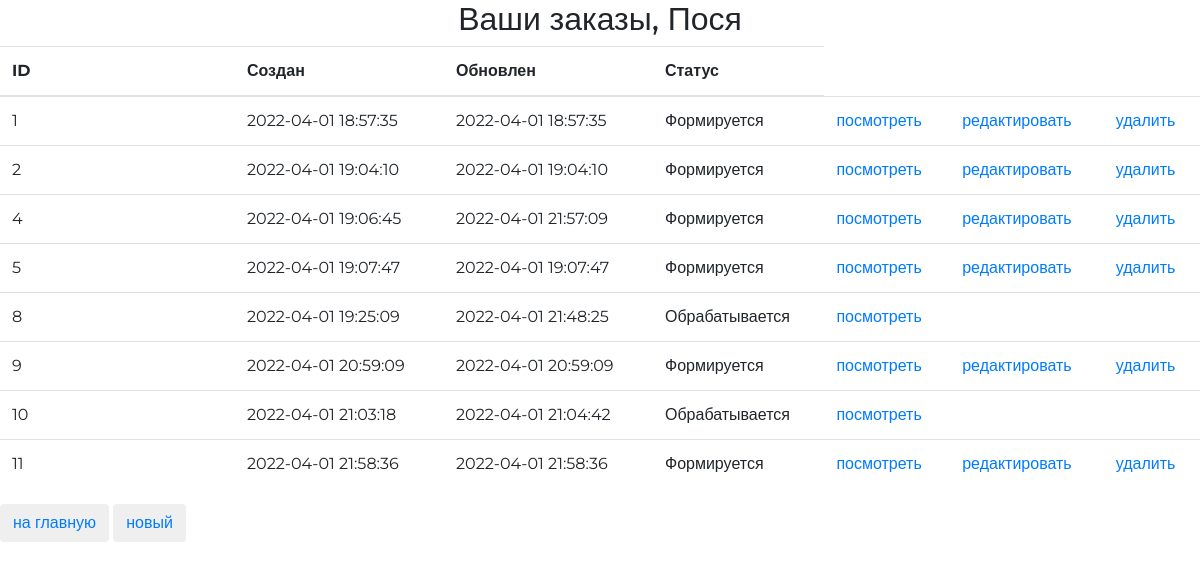
The app's page /orders/ (signed in), older data.
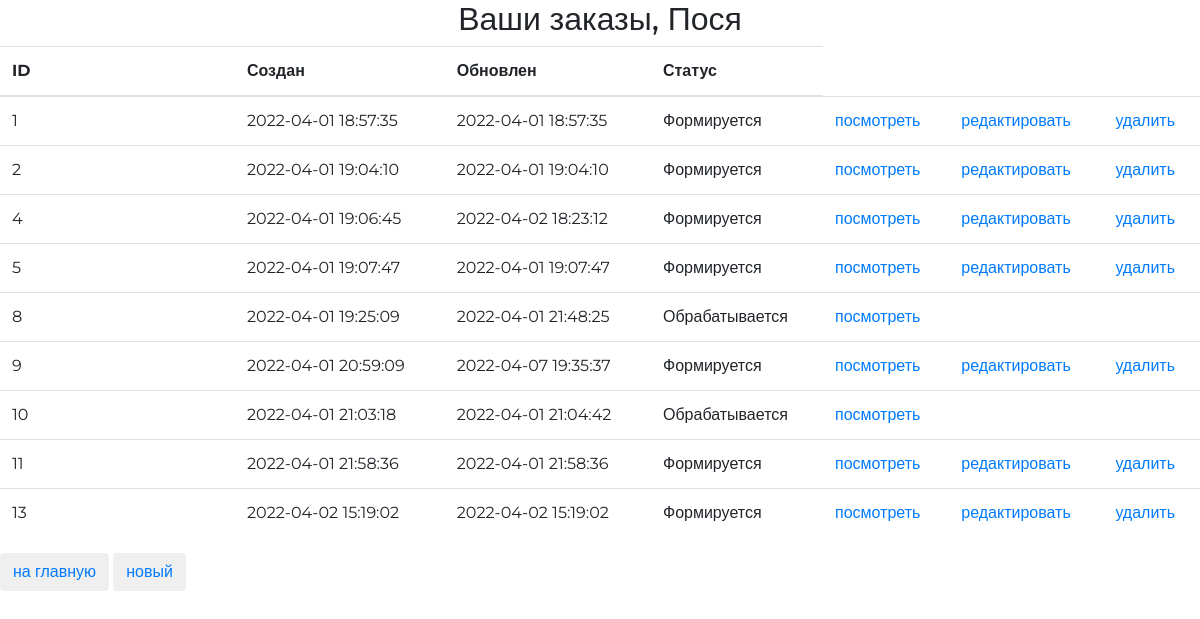
The same page, newer data.
### ordersapp/models.py (models this page shows, shortened)
class Order(models.Model):
    FORMING = '1'
    SENT_TO_PROCEED = '2'
    PROCEEDED = '3'
    PAID = '4'
    READY = '5'
    CANCEL = '6'
    ORDER_STATUS_CHOICES = (
        (FORMING, 'формируется'),
        (SENT_TO_PROCEED, 'обрабатывается'),
        (PAID, 'оплачен'),
        (PROCEEDED, 'собирается'),
        (READY, 'готов к выдаче'),
        (CANCEL, 'отменен'),
    )
    user = models.ForeignKey(settings.AUTH_USER_MODEL, on_delete=models.CASCADE)
    created = models.DateTimeField(verbose_name='создан', auto_now_add=True)
    updated = models.DateTimeField(verbose_name='обновлен', auto_now=True)
    status = models.CharField(verbose_name='статус', max_length=3, choices=ORDER_STATUS_CHOICES, default=FORMING)
    is_active = models.BooleanField(verbose_name='действительность', db_index=True, default=True)

### ordersapp/views.py (the view)
# urls.py: path('', OrderListView.as_view(), name='orders_list'),
class OrderListView(TitleContextMixin, ListView):
    model = Order
    title = 'список заказов'
    def get_queryset(self):
        return Order.objects.filter(user=self.request.user)

### mainapp/context_processors.py (called while the page is built)
def cart(request):
    print(f'context processor cart works')
    cart = []
    if request.user.is_authenticated:
        cart = Cart.objects.filter(user=request.user).select_related()
    return {
        'cart': cart,
        'cart_items': cart,
        }

### ordersapp/views.py (called while the page is built)
    def get_title(self):
        return getattr(self, 'title', '')

    def get_context_data(self, **kwargs):
        context = super(TitleContextMixin, self).get_context_data(**kwargs)
        context.update(
            title=self.get_title()
        )
        return context

### ordersapp/templates/ordersapp/order_list.html
{% extends 'ordersapp/base.html' %}
{% load static %}
{% block content %}
<div class="h2 text-center head">
    Ваши заказы,
    {% if user.first_name %}
    {{ user.first_name|title}}
    {% else %}
    Пользователь
    {% endif %}
</div>
<table class="table orders_list">
    <thead>
    <tr>
        <th>ID</th>
        <th>Создан</th>
        <th>Обновлен</th>
        <th>Статус</th>
    </tr>
    </thead>
    <tbody>
    {% for item in object_list %}
    {% if item.is_active %}
    <tr>
        <td class="td1 orders_list">{{ item.pk }}</td>
        <td>{{ item.created|date:"Y-m-d H:i:s" }}</td>
        <td>{{ item.updated|date:"Y-m-d H:i:s" }}</td>
        <td>{{ item.get_status_display | capfirst}}</td>
        <td>
            <a href="{% url 'orders:order_detail' item.pk %}">
                посмотреть
            </a>
        </td>
        <td>
            {% if item.status == item.FORMING %}
            <a href="{% url 'orders:order_update' item.pk %}">
                редактировать
            </a>
            {% endif %}
        </td>
        <td>
            {% if item.status == item.FORMING %}
            <a href="{% url 'orders:order_delete' item.pk %}">
                удалить
            </a>
            {% endif %}
        </td>
    </tr>
    {% endif %}
    {% endfor %}
    </tbody>
</table>
<button class="btn btn-default btn-round">
    <a href="{% url 'index' %}">
        на главную
    </a>
</button>
<button class="btn btn-default btn-round">
    <a href="{% url 'orders:order_create' %}">
        новый
    </a>
</button>
{% endblock %}

Row changes from the older to the newer data that the page shows:
changed Order id 4: updated "2022-04-01 21:57:09" → "2022-04-02 18:23:12"
changed Order id 9: updated "2022-04-01 20:59:09" → "2022-04-07 19:35:37"
added Order: pk "13", created "2022-04-02 15:19:02", updated "2022-04-02 15:19:02", status "Формируется", shows "редактировать", shows "удалить"
